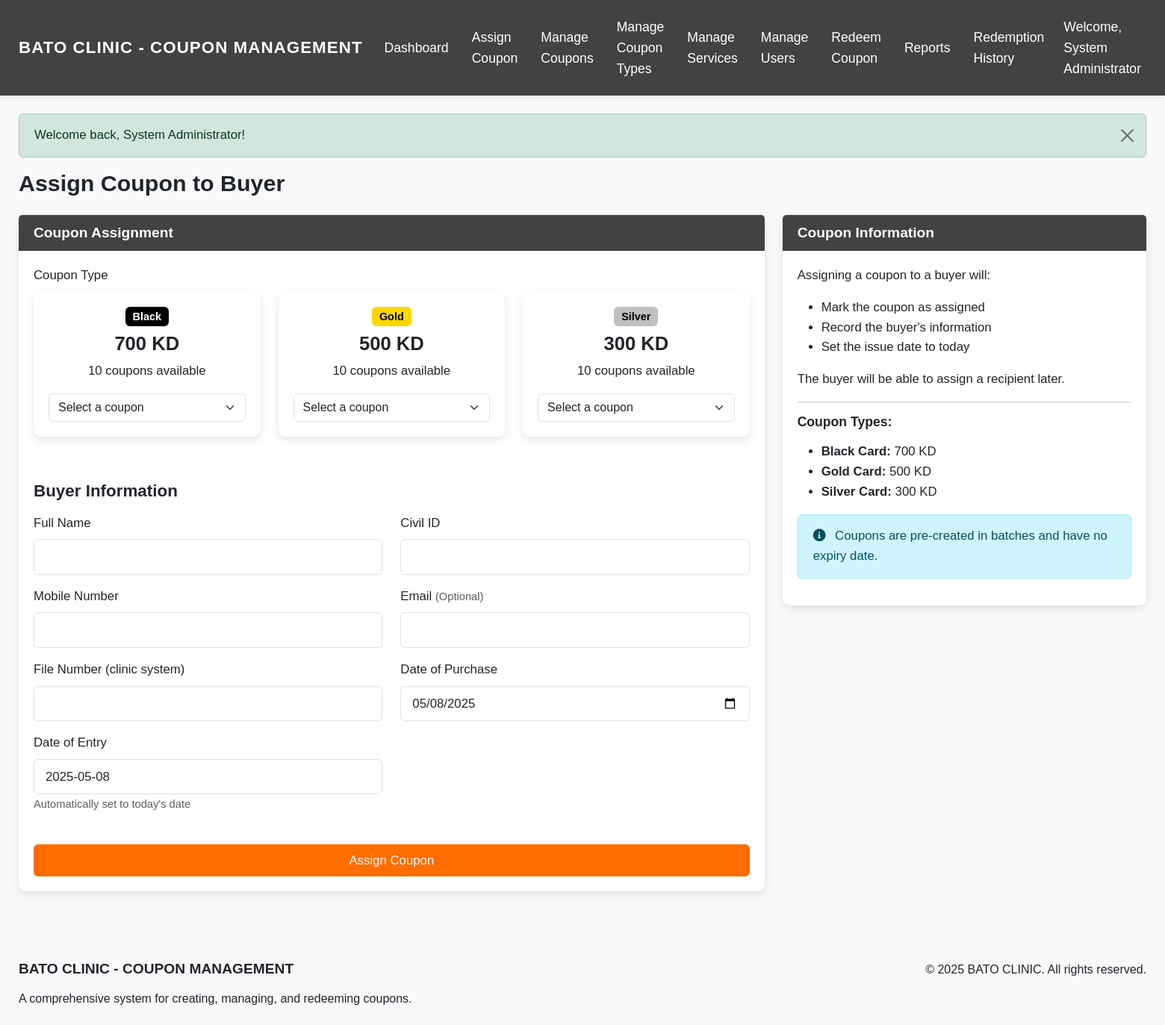
Page /admin/create_coupon.php (signed in) on the committed database.
### tables this page shows
CREATE TABLE coupon_types (
    id INT AUTO_INCREMENT PRIMARY KEY,
    name ENUM('Black', 'Gold', 'Silver') NOT NULL,
    description TEXT,
    value DECIMAL(10, 2) NOT NULL,
    created_at TIMESTAMP DEFAULT CURRENT_TIMESTAMP,
    updated_at TIMESTAMP DEFAULT CURRENT_TIMESTAMP ON UPDATE CURRENT_TIMESTAMP
);

### models/CouponType.php (called while the page is built, shortened)
<?php
class CouponType {
    private $conn;
    private $table_name = "coupon_types";
    public function __construct($db) {
        $this->conn = $db;
    }
    public function readAll() {
        $query = "SELECT * FROM " . $this->table_name . " ORDER BY value DESC";
        $stmt = $this->conn->prepare($query);
        $stmt->execute();
        return $stmt;
    }
}
?>

### models/Coupon.php (called while the page is built, shortened)
<?php
class Coupon {
    private $conn;
    private $table_name = "coupons";
    public function __construct($db) {
        $this->conn = $db;
    }
    public function getAvailableCouponsByType($coupon_type_id) {
        $query = "SELECT c.*, ct.name as coupon_type_name
                  FROM " . $this->table_name . " c
                  LEFT JOIN coupon_types ct ON c.coupon_type_id = ct.id
                  WHERE c.coupon_type_id = ? AND c.status = 'available'
                  ORDER BY SUBSTRING(c.code, 1, 1) ASC, CAST(SUBSTRING(c.code, 2) AS UNSIGNED) ASC";
        $stmt = $this->conn->prepare($query);
        $stmt->bindParam(1, $coupon_type_id);
        $stmt->execute();
        return $stmt;
    }
}
?>

### admin/create_coupon.php (the view, shortened to what this page needs)
<?php
require_once '../models/CouponType.php';
require_once '../models/Coupon.php';
$database = new Database();
$db = $database->getConnection();
$couponType = new CouponType($db);
$couponTypes = $couponType->readAll();
include_once '../includes/header.php';
?>
<div class="row">
    <div class="col-md-12">
        <h2 class="mb-4">Assign Coupon to Buyer</h2>
    </div>
</div>
<div class="row">
    <div class="col-md-8">
        <div class="card">
            <div class="card-header">
                <h5 class="card-title mb-0">Coupon Assignment</h5>
            </div>
            <div class="card-body">
                <form method="POST" action="" id="createCouponForm">
                    <div class="mb-3">
                        <label for="coupon_type_id" class="form-label">Coupon Type</label>
                        <div class="row">
                            <?php
                            $couponTypes->execute();
                            while($row = $couponTypes->fetch(PDO::FETCH_ASSOC)):
                                $coupon = new Coupon($db);
                                $availableCoupons = $coupon->getAvailableCouponsByType($row['id']);
                                $availableCount = $availableCoupons->rowCount();
                            ?>
                                <div class="col-md-4 mb-3">
                                    <div class="card coupon-type-card" data-coupon-type-id="<?php echo $row['id']; ?>">
                                        <div class="card-body text-center">
                                            <span class="badge <?php echo strtolower($row['name']) === 'black' ? 'badge-black' : (strtolower($row['name']) === 'gold' ? 'badge-gold' : 'badge-silver'); ?> mb-2">
                                                <?php echo $row['name']; ?>
                                            </span>
                                            <h3 class="card-title"><?php echo number_format($row['value']); ?> KD</h3>
                                            <p class="card-text"><?php echo $availableCount; ?> coupons available</p>
                                            <?php if($availableCount > 0): ?>
                                                <select class="form-select coupon-select" data-type-id="<?php echo $row['id']; ?>">
                                                    <option value="">Select a coupon</option>
                                                </select>
                                            <?php else: ?>
                                                <div class="alert alert-warning">No available coupons</div>
                                            <?php endif; ?>
                                        </div>
                                    </div>
                                </div>
                            <?php endwhile; ?>
                        </div>
                    </div>
                    <h4 class="mt-4 mb-3">Buyer Information</h4>
                    <div class="row">
                        <div class="col-md-6">
                            <div class="mb-3">
                                <label for="buyer_name" class="form-label">Full Name</label>
                                <input type="text" class="form-control" id="buyer_name" name="buyer_name" required>
                            </div>
                        </div>
                        <div class="col-md-6">
                            <div class="mb-3">
                                <label for="buyer_civil_id" class="form-label">Civil ID</label>
                                <input type="text" class="form-control" id="buyer_civil_id" name="buyer_civil_id" required>
                            </div>
                        </div>
                    </div>
                    <div class="row">
                        <div class="col-md-6">
                            <div class="mb-3">
                                <label for="buyer_mobile" class="form-label">Mobile Number</label>
                                <input type="text" class="form-control" id="buyer_mobile" name="buyer_mobile" required>
                            </div>
                        </div>
                        <div class="col-md-6">
                            <div class="mb-3">
                                <label for="buyer_email" class="form-label">Email <small class="text-muted">(Optional)</small></label>
                                <input type="email" class="form-control" id="buyer_email" name="buyer_email">
                            </div>
                        </div>
                    </div>
                    <div class="row">
                        <div class="col-md-6">
                            <div class="mb-3">
                                <label for="buyer_file_number" class="form-label">File Number (clinic system)</label>
                                <input type="text" class="form-control" id="buyer_file_number" name="buyer_file_number" required>
                            </div>
                        </div>
                        <div class="col-md-6">
                            <div class="mb-3">
                                <label for="purchase_date" class="form-label">Date of Purchase</label>
                                <input type="date" class="form-control" id="purchase_date" name="purchase_date" value="<?php echo date('Y-m-d'); ?>" required>
                            </div>
                        </div>
                    </div>
                    <div class="row">
                        <div class="col-md-6">
                            <div class="mb-3">
                                <label class="form-label">Date of Entry</label>
                                <input type="text" class="form-control" value="<?php echo date('Y-m-d'); ?>" readonly>
                                <small class="text-muted">Automatically set to today's date</small>
                            </div>
                        </div>
                    </div>
                    <div class="d-grid gap-2 mt-4">
                        <button type="submit" class="btn btn-primary">Assign Coupon</button>
                    </div>
                </form>
            </div>
        </div>
    </div>
    <div class="col-md-4">
        <div class="card">
            <div class="card-header">
                <h5 class="card-title mb-0">Coupon Information</h5>
            </div>
            <div class="card-body">
                <p>Assigning a coupon to a buyer will:</p>
                <ul>
                    <li>Mark the coupon as assigned</li>
                    <li>Record the buyer's information</li>
                    <li>Set the issue date to today</li>
                </ul>
                <p>The buyer will be able to assign a recipient later.</p>
                <hr>
                <h6>Coupon Types:</h6>
                <ul>
                    <?php
                    $couponTypes->execute();
                    while($typeRow = $couponTypes->fetch(PDO::FETCH_ASSOC)):
                    ?>
                        <li><strong><?php echo $typeRow['name']; ?> Card:</strong> <?php echo number_format($typeRow['value']); ?> KD</li>
                    <?php endwhile; ?>
                </ul>
                <div class="alert alert-info mt-3">
                    <i class="fas fa-info-circle me-2"></i> Coupons are pre-created in batches and have no expiry date.
                </div>
            </div>
        </div>
    </div>
</div>
<?php
include_once '../includes/footer.php';
?>

### includes/header.php (style rules this page uses)
body { background-color: #f8f9fa; font-family: 'Arial', sans-serif; font-size: 16px; line-height: 1.6; }
.card { border-radius: 10px; box-shadow: 0 4px 12px rgba(0, 0, 0, 0.1); margin-bottom: 20px; background-color: #ffffff; border: none; }
.card-header { background-color: #424242; border-bottom: 1px solid rgba(0, 0, 0, 0.125); font-weight: bold; color: #fff; border-top-left-radius: 10px; border-top-right-radius: 10px; font-size: 1.2rem; padding: 12px 20px; }
.card-body { padding: 20px; font-size: 1.05rem; }
.btn { font-size: 1.05rem; padding: 8px 16px; }
.btn-primary { background-color: #ff6d00; border-color: #ff6d00; }
.badge { font-size: 0.9rem; padding: 6px 10px; }
.badge-black { background-color: #000; color: #fff; }
.badge-gold { background-color: #FFD700; color: #000; }
.badge-silver { background-color: #C0C0C0; color: #000; }
.form-control { font-size: 1.05rem; padding: 10px 15px; height: auto; }
.form-label { font-size: 1.05rem; font-weight: 500; }
h1, h2, h3, h4, h5, h6 { font-weight: 600; margin-bottom: 1rem; }
h2 { font-size: 1.9rem; }
h3 { font-size: 1.6rem; }
h4 { font-size: 1.4rem; }
h5 { font-size: 1.2rem; }
h6 { font-size: 1.1rem; }
.alert { font-size: 1.05rem; padding: 15px 20px; }

### admin/create_coupon.php (style rules this page uses)
.coupon-type-card { cursor: pointer; transition: all 0.3s ease; }
.badge-black { background-color: #000; color: #fff; }
.badge-gold { background-color: #FFD700; color: #000; }
.badge-silver { background-color: #C0C0C0; color: #000; }

### rows in the picture
coupon_types: name "Black", value "700", availableCount "10"
coupon_types: name "Gold", value "500", availableCount "10"
coupon_types: name "Silver", value "300", availableCount "10"

### other values in the picture
$_SESSION['user_name'] "System Administrator"
$_SESSION['message'] "Welcome back, System Administrator!"
